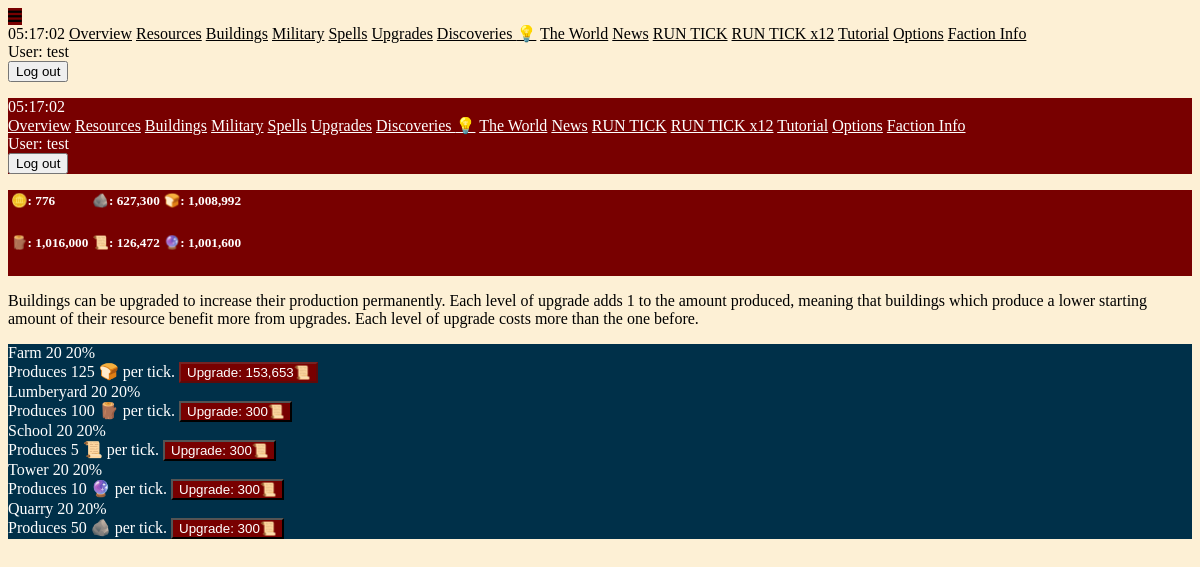
Page /upgrades (signed in) on the committed database.
### maingame/models.py (models this page shows, shortened)
class Building(models.Model):
    ruler = models.ForeignKey(Player, on_delete=models.PROTECT, null=True, blank=True)
    name = models.CharField(max_length=50, null=True, blank=True)
    resource_produced_name = models.CharField(max_length=50, null=True, blank=True)
    amount_produced = models.IntegerField(default=0)
    quantity = models.IntegerField(default=0)
    trade_multiplier = models.IntegerField(default=0)
    defense_multiplier = models.IntegerField(default=0)
    upgrades = models.IntegerField(default=0)
    is_buildable = models.BooleanField(default=True)
    construction_dict = models.JSONField(default=dict, blank=True, null=True)
    @property
    def upgrade_cost(self):
        cost = self.ruler.upgrade_cost
        for _ in range(self.upgrades):
            cost = cost ** self.ruler.upgrade_exponent
        return int(cost)
    @property
    def description(self):
        perks = []
        if self.amount_produced > 0:
            resource_produced = Resource.objects.get(ruler=self.ruler, name=self.resource_produced_name)
            perks.append(f"Produces {self.amount_produced} {resource_produced.icon} per tick.")
        return " ".join(perks)
    @property
    def percent(self):
        percent = (self.quantity / self.ruler.acres) * 100
        if percent.is_integer():
            return int(percent)
        return round(percent, 2)

class Player(models.Model):
    associated_user = models.OneToOneField(User, on_delete=models.CASCADE, null=True, blank=True, unique=True)
    name = models.CharField(max_length=50, null=True, blank=True, unique=True)
    timezone = models.CharField(max_length=50, default="UTC")
    is_starving = models.BooleanField(default=False)
    has_unread_events = models.BooleanField(default=False)
    protection_ticks_remaining = models.IntegerField(default=72)
    complacency = models.IntegerField(default=0)
    has_tick_units = models.BooleanField(default=False)
    show_tutorials = models.BooleanField(default=True)
    theme = models.CharField(max_length=50, null=True, blank=True, default="ODA")
    is_abandoned = models.BooleanField(default=False)
    use_am_pm = models.BooleanField(default=True)
    acres = models.IntegerField(default=100)
    incoming_acres_dict = models.JSONField(default=dict, blank=True)
    primary_resource_name = models.CharField(max_length=50, null=True, blank=True)
    primary_resource_per_acre = models.IntegerField(default=0)
    building_primary_resource_name = models.CharField(max_length=50, null=True, blank=True)
    building_secondary_resource_name = models.CharField(max_length=50, null=True, blank=True)
    building_primary_cost_per_acre = models.IntegerField(default=100)
    building_secondary_cost_per_acre = models.IntegerField(default=10)
    upgrade_cost = models.IntegerField(default=300)
    upgrade_exponent = models.FloatField(default=1.03, null=True, blank=True)
    perk_dict = models.JSONField(default=dict, blank=True)
    faction_name = models.CharField(max_length=50, null=True, blank=True)
    discovery_points = models.IntegerField(default=0)
    available_discoveries = models.JSONField(default=list, blank=True)
    learned_discoveries = models.JSONField(default=list, blank=True)
    last_sold_resource_name = models.CharField(max_length=50, null=True, blank=True)
    last_bought_resource_name = models.CharField(max_length=50, null=True, blank=True)
    @property
    def barren_acres(self):
        barren_acres = self.acres
        for building in Building.objects.filter(ruler=self):
            barren_acres -= building.quantity
        return barren_acres
    @property
    def header_rows(self):
        iterator = -1
        row_number = 0
        header_rows = {}
        for resource in Resource.objects.filter(ruler=self):
            iterator += 1
            if iterator % math.ceil(Resource.objects.filter(ruler=self).count() / 2) == 0:
                row_number += 1
                header_rows[str(row_number)] = []
            readout = f"{resource.icon}: {int(resource.quantity):,}"
            tooltip = resource.name
            header_rows[str(row_number)].append({
                "readout": readout,
                "tooltip": tooltip
            })
        return header_rows

class Resource(models.Model):
    name = models.CharField(max_length=50, null=True, blank=True)
    icon = models.CharField(max_length=50, null=True, blank=True)
    ruler = models.ForeignKey(Player, on_delete=models.PROTECT, null=True, blank=True)
    quantity = models.IntegerField(default=0)

### maingame/views.py (the view)
# urls.py: path("upgrades", views.upgrades, name="upgrades"),
@login_required
def upgrades(request):
    try:
        player = Player.objects.get(associated_user=request.user)
    except:
        return redirect("register")
    research_resource = Resource.objects.get(ruler=player, name="research")
    buildings = Building.objects.filter(ruler=player)
    context = {
        "buildings": buildings,
        "research_points_available": research_resource.quantity,
    }
    return render(request, "maingame/upgrades.html", context)

### maingame/context_processors/context_processors.py (called while the page is built)
def player_context_processor(request):
    active_player = None
    if request.user.is_authenticated:
        active_player = Player.objects.filter(associated_user=request.user).first()
    return {
        "active_player": active_player,
        "round": Round.objects.first(),
    }

### maingame/templates/maingame/upgrades.html (shortened to what this page needs)
{% extends "base.html" %}
{% load humanize %}
{% block content %}
<div class="">
    {% if active_player.show_tutorials %}
        <p>
            Buildings can be upgraded to increase their production permanently. Each level of upgrade adds 1 to the amount produced, meaning that buildings which
            produce a lower starting amount of their resource benefit more from upgrades. Each level of upgrade costs more than the one before.
        </p>
    {% endif %}
    {% for building in buildings %}
    {% include "maingame/building_card.html" with show_upgrades=True %}
    {% endfor %}
</div>
{% endblock %}

### templates/sidebar_links.html (shortened to what this page needs)
{% if active_player %}
<a href="{% url 'overview' active_player.id %}" class="">Overview</a>
<a href="{% url 'resources' %}" class="">Resources</a>
<a href="{% url 'buildings' %}" class="">Buildings{% if active_player.barren_acres > 0 %} ⚠️{% endif %}</a>
<a href="{% url 'military' %}" class="">Military</a>
<a href="{% url 'spells' %}" class="">Spells</a>
<a href="{% url 'upgrades' %}" class="">Upgrades</a>
<a href="{% url 'discoveries' %}" class="">Discoveries{% if active_player.discovery_points >= 50 %} 💡{% endif %}</a>
<a href="{% url 'world' %}" class="">The World</a>
<a href="{% url 'news' %}" class="">News{% if active_player.has_unread_events > 0 %} ⚠️{% endif %}</a>
<a href="{% url 'run_tick_view' 1 %}" class=" mt-12">RUN TICK</a>
<a href="{% url 'run_tick_view' 12 %}" class="">RUN TICK x12</a>
{% if active_player.show_tutorials %}
<a href="{% url 'tutorial' %}" class="">Tutorial</a>
{% endif %}
<a href="{% url 'options' %}" class="">Options</a>
{% endif %}
<a href="{% url 'faction_info' %}" class="">Faction Info</a>
<form action="{% url 'logout' %}" method="post" class="mt-8">
    <div class="u-flex u-flex-column u-gap-0">
        <span class="text-xs my-0">User: {{ user.username }}</span>
    </div>
    <button type="submit" class="px-1 py-0 w-12 h-4">
        <span class="font-bold">Log out</span>
    </button>
</form>

### maingame/templates/maingame/building_card.html
{% load humanize %}
<div class="card card_colors px-2 pb-2 pt-1 u-flex u-flex-column w-64{% if building.quantity > 0 %} u-border-1 u-border-gray-700{% endif %}">
    <div class="u-flex u-justify-space-between">
        <span class="text-xl">{{ building.name|title }}</span>
        {% if building.quantity == 0 %}
        <span>None</span>
        {% else %}
        <span>{{ building.quantity|intcomma}}</span>
        {% endif %}
        <span>{{ building.percent }}%</span>
    </div>
    <div class="">
        <span class="u-align-middle mr-2">{{ building.description }}</span>
        {% if show_upgrades %}
        <a href="{% url 'upgrade_building' building.id %}">
            <button class="header_colors px-1 py-0" {% if building.upgrade_cost > research_points_available %}disabled{% endif %}>
                Upgrade: {{ building.upgrade_cost|intcomma }}📜
            </button>
        </a>
        {% elif building.is_buildable %}
        {% if max_buildable >= building.quantity %}
        <input type="number" class="w-16" name="build_{{ building.id }}" min="0" max="{{ max_buildable }}" />
        {% else %}
        <input type="number" class="w-16" name="build_{{ building.id }}" min="0" max="{{ building.quantity }}" />
        {% endif %}
        {% else %}
        <div>
            <span class="text-red-400">Can't be built</span>
        </div>
        {% endif %}
    </div>
</div>

### rows in the picture
Building: name "Farm", quantity "20", percent "20", description "Produces 125 🍞 per tick.", upgrade_cost "153,653"
Building: name "Lumberyard", quantity "20", percent "20", description "Produces 100 🪵 per tick.", upgrade_cost "300"
Building: name "School", quantity "20", percent "20", description "Produces 5 📜 per tick.", upgrade_cost "300"
Building: name "Tower", quantity "20", percent "20", description "Produces 10 🔮 per tick.", upgrade_cost "300"
Building: name "Quarry", quantity "20", percent "20", description "Produces 50 🪨 per tick.", upgrade_cost "300"

### other values in the picture
{{ user.username }} "test test"
{{ resource_readout.readout }} "🪙: 776" "🪨: 627,300" "🍞: 1,008,992" "🪵: 1,016,000" "📜: 126,472" "🔮: 1,001,600"
